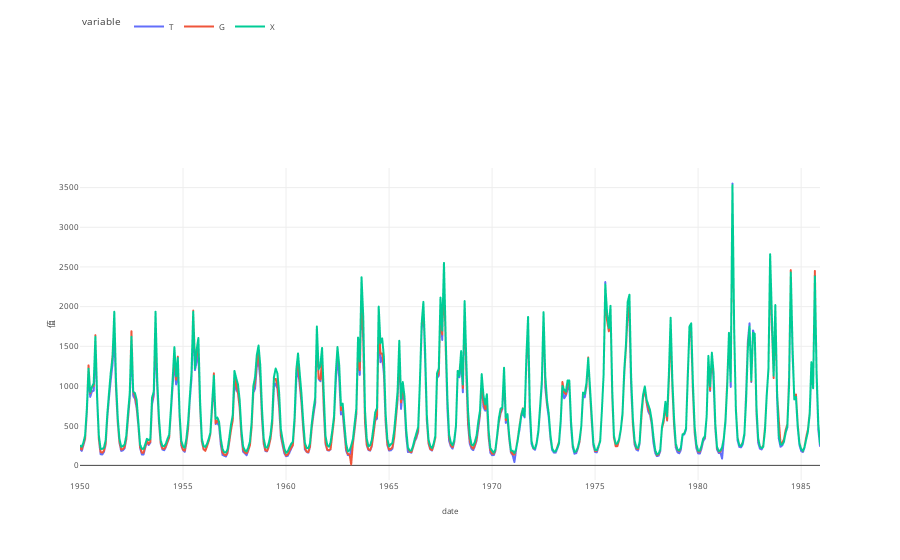

The notebook cell saved with this chart:
### Code cell
fig = px.line(df, labels={'time': '时间', 'value': '值'},)
fig.update_layout(
    template=plot_template,legend=dict(orientation='h',x=0,y=1.5))
fig.show()

### Figure 1 — Plotly figure (JSON) as saved in the notebook; plotly's stock layout.template omitted (floating-point values rounded to 4 significant figures; data arrays with more than 128 entries replaced by an {"elided": "..."} marker saying what was removed)
{"data": [{"hovertemplate": "variable=T<br>date=%{x}<br>值=%{y}<extra></extra>", "legendgroup": "T", "line": {"color": "#636efa", "dash": "solid"}, "marker": {"symbol": "circle"}, "mode": "lines", "name": "T", "showlegend": true, "type": "scattergl", "x": {"elided": "432 str values"}, "xaxis": "x", "y": {"elided": "432 float values"}, "yaxis": "y"}, {"hovertemplate": "variable=G<br>date=%{x}<br>值=%{y}<extra></extra>", "legendgroup": "G", "line": {"color": "#EF553B", "dash": "solid"}, "marker": {"symbol": "circle"}, "mode": "lines", "name": "G", "showlegend": true, "type": "scattergl", "x": {"elided": "432 str values"}, "xaxis": "x", "y": {"elided": "432 float values"}, "yaxis": "y"}, {"hovertemplate": "variable=X<br>date=%{x}<br>值=%{y}<extra></extra>", "legendgroup": "X", "line": {"color": "#00cc96", "dash": "solid"}, "marker": {"symbol": "circle"}, "mode": "lines", "name": "X", "showlegend": true, "type": "scattergl", "x": {"elided": "432 str values"}, "xaxis": "x", "y": {"elided": "432 float values"}, "yaxis": "y"}], "layout": {"legend": {"orientation": "h", "title": {"text": "variable"}, "tracegroupgap": 0, "x": 0, "y": 1.5}, "margin": {"t": 60}, "xaxis": {"anchor": "y", "domain": [0, 1], "title": {"text": "date"}}, "yaxis": {"anchor": "x", "domain": [0, 1], "title": {"text": "值"}}}}
